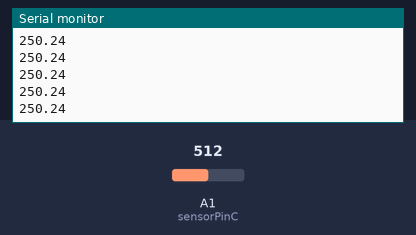
Recording of a sketch running on a simulated Arduino Uno, built with avr-gcc and run on an emulated ATmega328P. Shown: the last lines printed to the serial monitor. The test bench sets the inputs (shaded band); at power-on: A1 (sensorPinC) = 512.

Above: at 2.3 s.
2.4 s: A1 (sensorPinC) set to 716
At 2.62 s:
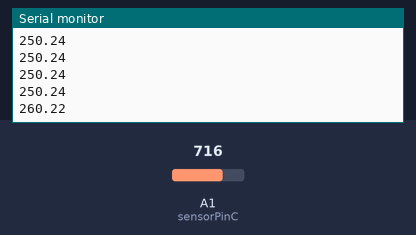
3.9 s: A1 (sensorPinC) set to 900
At 3.99 s:
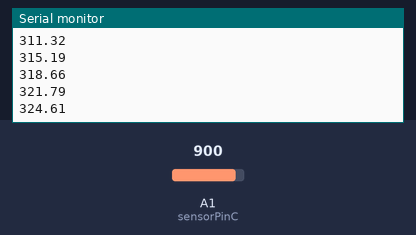
Timing chart, 0 to 6.9 s (numbered marks = the images above; inputs shaded):
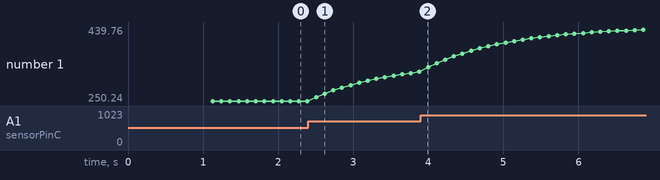

Measured:
- after the input at 2.4 s, the serial monitor: prints a new line after 0.11 s (image 1)
- plotted number 1: 250.24 → 324.61 after the input at 2.4 s, 324.61 → 439.76 after the input at 3.9 s

The sketch:

temp.ino
```cpp
// ----------------------------------------------------------------------------------------------------------------------------------

/*
 * Medidor de Alta Precisão para Miliamperes com ACS712 (1ms amostragem)
 *
 * Conexões:
 * ACS712 VCC → Arduino 5V
 * ACS712 GND → Arduino GND
 * ACS712 OUT → Arduino A1
 *
 * Adicionar capacitor de 100nF entre OUT e GND do ACS712
 * para reduzir ruído.
 */

const int sensorPinC = 15;
const int numLeiturasC = 1000;  // Número alto de leituras para melhor precisão
const float vRef = 5.0;        // Tensão de referência do Arduino
const int adcResolution = 1023; // Resolução do ADC (10 bits)
const int intervaloAmostragem = 1; // Amostragem a cada 1ms

// Parâmetros do ACS712 (ESCOLHA O MODELO CORRETO)
//#define MODELO 5    // 185mV/A = 0.185V/A
//#define MODELO 20   // 100mV/A = 0.100V/A
#define MODELO 30     // 66mV/A = 0.066V/A

float zeroVoltage;    // Tensão de zero corrente (deve ser ~2.5V)
float sensitivity;    // Sensibilidade em V/A

// ----------------------------------------------------------------------------------------------------------------------------------

/*
 * Medidor de Temperatura com LM35 - Alta Velocidade de Amostragem
 *
 * Conexões:
 * LM35 VCC -> Arduino 5V
 * LM35 OUT -> Arduino A0
 * LM35 GND -> Arduino GND
 */

const int sensorPin = 15;        // Pino analógico para o LM35
const int numLeituras = 50;      // Aumentado para 50 leituras (mais suavização)
const int janelaTemporal = 114;   // Reduzido para 20ms (mais atualizações por segundo)
// Variáveis para média móvel
int leituras[numLeituras];
int indice = 0;
long total = 0;

// Variáveis para estatísticas
float temperaturaMin = 100.0;
float temperaturaMax = -100.0;
unsigned long ultimoResetStats = 0;
const unsigned long intervaloResetStats = 30000; // Reset stats a cada 30 segundos

// Variáveis para cálculo de taxa de amostragem
unsigned long ultimoTempo = 0;
unsigned int contadorAmostras = 0;
float taxaAmostragem = 0;

// Filtro IIR (Infinite Impulse Response) para suavização adicional
float temperaturaFiltrada = 0;
const float alpha = 0.1; // Fator de suavização (0.1 = 10% de cada nova amostra)

// ----------------------------------------------------------------------------------------------------------------------------------

void setup() {
  Serial.begin(115200);          // Aumentado para 115200 baud para maior velocidade

  // Inicializa o array de leituras para média móvel
  for (int i = 0; i < numLeituras; i++) {
    leituras[i] = analogRead(sensorPin); // Lê valor inicial
    total += leituras[i];
  }

  // Inicializa temperatura filtrada
  temperaturaFiltrada = (total / numLeituras * 5.0 / 1023.0) * 100.0;

  ultimoTempo = millis();
  ultimoResetStats = millis();

    // Configura sensibilidade conforme modelo
  #if MODELO == 5
    sensitivity = 0.185; // 185mV/A = 0.185V/A
  #elif MODELO == 20
    sensitivity = 0.100; // 100mV/A = 0.100V/A
  #elif MODELO == 30
    sensitivity = 0.136; // 66mV/A = 0.066V/A
  #endif
  calibrarSensor();  // Calibração crucial para miliamperes
}

// ----------------------------------------------------------------------------------------------------------------------------------

void loop() {

  unsigned long tempoAtual = millis();

  // Lê o valor analógico do sensor
  int leitura = analogRead(sensorPin);

  // Atualiza média móvel
  total = total - leituras[indice];
  leituras[indice] = leitura;
  total = total + leituras[indice];
  indice = (indice + 1) % numLeituras;

  // Calcula temperaturas
  float temperaturaMedia = (total / numLeituras * 5.0 / 1023.0) * 100.0;
  float temperaturaAtual = (leitura * 5.0 / 1023.0) * 100.0;

  // Aplica filtro IIR
  temperaturaFiltrada = (1 - alpha) * temperaturaFiltrada + alpha * temperaturaAtual;

  // Atualiza estatísticas
  if (temperaturaAtual < temperaturaMin) temperaturaMin = temperaturaAtual;
  if (temperaturaAtual > temperaturaMax) temperaturaMax = temperaturaAtual;

  // Calcula taxa de amostragem
  contadorAmostras++;
  if (tempoAtual - ultimoTempo >= 1000) {
    taxaAmostragem = contadorAmostras * 1000.0 / (tempoAtual - ultimoTempo);
    ultimoTempo = tempoAtual;
    contadorAmostras = 0;
  }

  // Reset estatísticas periodicamente
  if (tempoAtual - ultimoResetStats >= intervaloResetStats) {
    temperaturaMin = temperaturaAtual;
    temperaturaMax = temperaturaAtual;
    ultimoResetStats = tempoAtual;
  }

  // Envia os dados formatados para o Serial Plotter
  Serial.println(temperaturaFiltrada, 2);

  // Aguarda o intervalo definido (janelamento rápido)
  delay(janelaTemporal);
}

// ----------------------------------------------------------------------------------------------------------------------------------

void calibrarSensor() {

  // Calibração de alta precisão
  double soma = 0;
  for (int i = 0; i < 1000; i++) {
    soma += analogRead(sensorPinC);
    delay(1);
  }

  zeroVoltage = (soma / 1000.0) * (vRef / adcResolution);

  if (zeroVoltage < 2.4 || zeroVoltage > 2.6) {
    Serial.println("AVISO: Tensão de zero fuera do normal (2.4V-2.6V)");
    Serial.println("Verifique alimentação do sensor!");
  }
}

float medirCorrentePrecisa() {
  // Técnica de oversampling e filtragem digital
  long somaADC = 0;

  for (int i = 0; i < numLeiturasC; i++) {
    somaADC += analogRead(sensorPinC);
    delayMicroseconds(1); // Pequeno delay entre leituras
  }

  float voltage = (somaADC / (float)numLeiturasC) * (vRef / adcResolution);
  float corrente = (voltage - zeroVoltage) / sensitivity;

  // Filtro passa-baixa digital suave
  static float filteredCurrent = 0;
  filteredCurrent = 0.9 * filteredCurrent + 0.1 * corrente;

  return filteredCurrent;
}

float lerTensaoSensor() {
  int adcValue = analogRead(sensorPin);
  return adcValue * (vRef / adcResolution);
}
```
